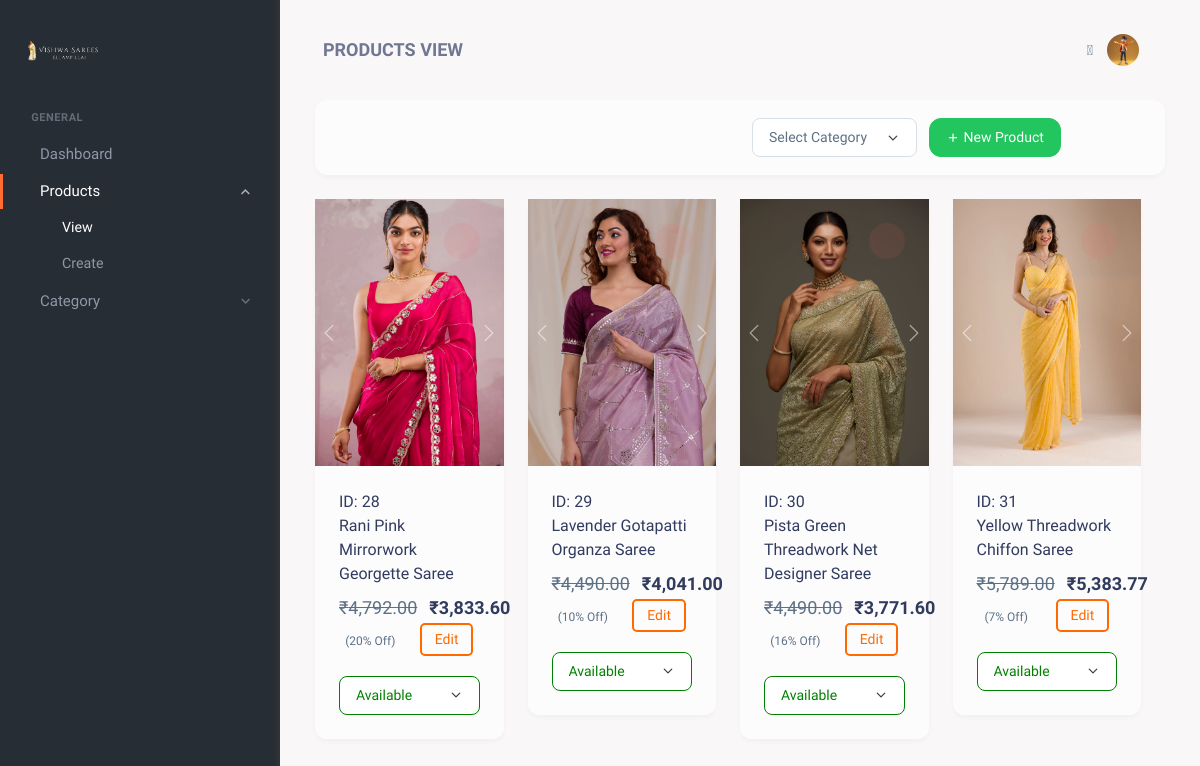
Page /admin/view_product.php (signed in) on the earlier database version.
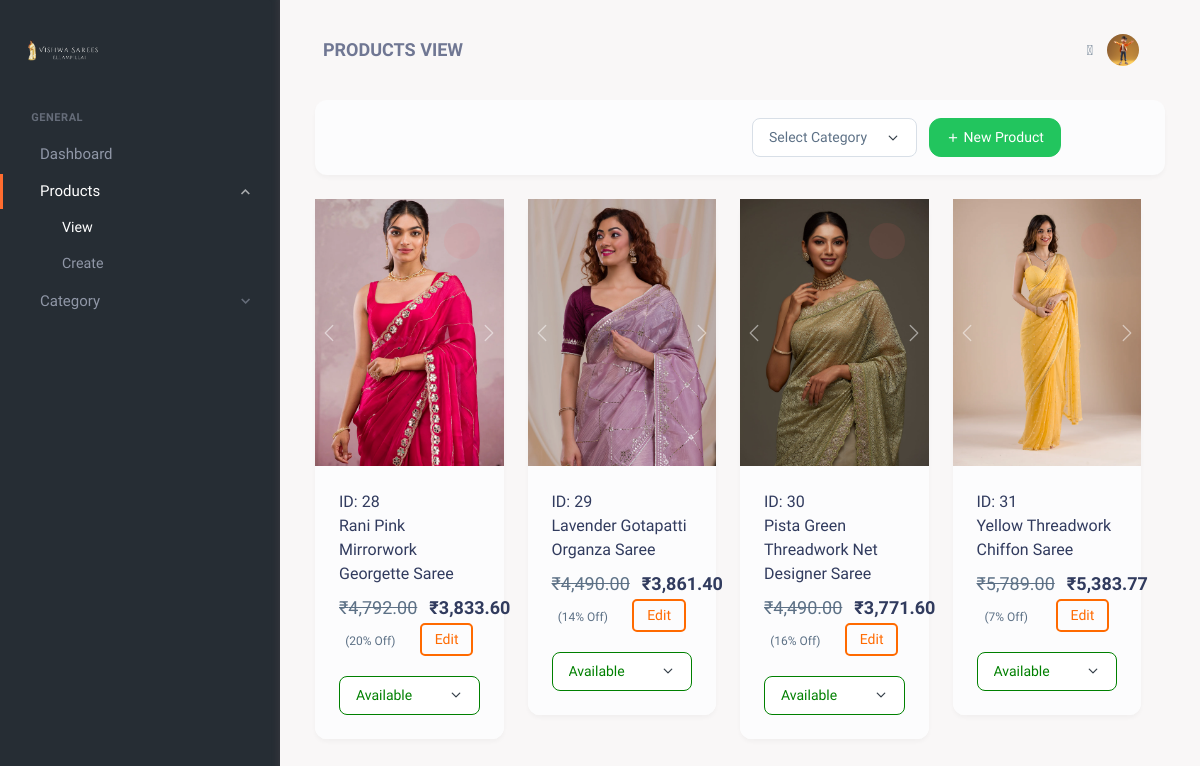
Same page on the later database version.
### tables this page shows
CREATE TABLE `product` (
  `Product_id` int(11) NOT NULL,
  `Name` text NOT NULL,
  `Description` text NOT NULL,
  `Price` int(11) NOT NULL,
  `w_data` text NOT NULL,
  `discount_p` int(11) NOT NULL,
  `Img_filename1` text NOT NULL,
  `Img_filename2` text NOT NULL,
  `Img_filename3` text NOT NULL,
  `Img_filename4` text NOT NULL,
  `Img_filename5` text NOT NULL,
  `Img_filename6` text NOT NULL,
  `Category` varchar(30) NOT NULL,
  `Availability` varchar(30) NOT NULL
);

### admin/view_product.php (the view, shortened to what this page needs)
<?php
include('connection.php');
$product_query = "SELECT Product_id, Name, Availability, Price, discount_p, Img_filename1, Img_filename2, Img_filename3, Category FROM product";
$product_result = mysqli_query($conn, $product_query);
$filter = "";
?>
<!DOCTYPE html>
<html lang="en">
<head>
  <link href="https://cdn.jsdelivr.net/npm/bootstrap@5.3.0/dist/css/bootstrap.min.css" rel="stylesheet">
    <link href="https://cdnjs.cloudflare.com/ajax/libs/font-awesome/6.0.0/css/all.min.css" rel="stylesheet">
     <link href="assets/css/vendor.min.css" rel="stylesheet" type="text/css" />
     <link href="assets/css/icons.min.css" rel="stylesheet" type="text/css" />
     <link href="assets/css/app.min.css" rel="stylesheet" type="text/css" />
         <link href="./cssadmin/all.css" rel="stylesheet" type="text/css" />
</head>
<body>
     <div class="wrapper">
        <header class="topbar">
            <div class="container-fluid">
                <div class="navbar-header">
                    <div class="d-flex align-items-center">
                        <div class="topbar-item">
                            <h4 class="fw-bold topbar-button pe-none text-uppercase mb-0">Products View</h4>
                        </div>
                    </div>
                    <div class="d-flex align-items-center gap-1">
                        <div class="topbar-item">
                            <button type="button" class="topbar-button" id="light-dark-mode">
                            </button>
                        </div>
                        <div id="notification" class="notification">
                            <i class="fas fa-check-circle"></i> <span id="notificationText"></span>
                        </div>
                        <div class="dropdown topbar-item">
                            <a type="button" class="topbar-button" id="page-header-user-dropdown" data-bs-toggle="dropdown"
                                aria-haspopup="true" aria-expanded="false">
                                <span class="d-flex align-items-center">
                                    <img class="rounded-circle" width="32" src="../images/icons/3.jpg" alt="avatar-3">
                                </span>
                            </a>
                        </div>
                    </div>
                </div>
            </div>
        </header>
        <div class="main-nav">
            <div class="logo-box">
                <a href="./dashboard.php" class="logo-light">
                    <img src="../images/icons/logo11.png" class="logo-lg" alt="logo light">
                </a>
            </div>
            <button type="button" class="button-sm-hover" aria-label="Show Full Sidebar">
                <iconify-icon icon="solar:double-alt-arrow-right-bold-duotone" class="button-sm-hover-icon"></iconify-icon>
            </button>
            <div class="scrollbar" data-simplebar>
                <ul class="navbar-nav" id="navbar-nav">
                    <li class="menu-title">General</li>
                    <li class="nav-item">
                        <a class="nav-link" href="./dashboard.php">
                            <span class="nav-text"> Dashboard </span>
                        </a>
                    </li>
                    <li class="nav-item">
                        <a class="nav-link menu-arrow" href="#sidebarProducts" data-bs-toggle="collapse" role="button"
                            aria-expanded="false" aria-controls="sidebarProducts">
                            <span class="nav-text"> Products </span>
                        </a>
                        <div class="collapse" id="sidebarProducts">
                            <ul class="nav sub-navbar-nav">
                                <li class="sub-nav-item">
                                    <a class="sub-nav-link" href="./view_product.php">View</a>
                                </li>
                                <li class="sub-nav-item">
                                    <a class="sub-nav-link" href="create_product.php">Create</a>
                                </li>
                            </ul>
                        </div>
                    </li>
                    <li class="nav-item">
                        <a class="nav-link menu-arrow" href="#sidebarCategory" data-bs-toggle="collapse" role="button"
                            aria-expanded="false" aria-controls="sidebarCategory">
                            <span class="nav-text"> Category </span>
                        </a>
                </ul>
            </div>
        </div>
          <div class="page-content">
               <div class="container-xxl">
                    <div class="row">
                         <div class="col-lg-12">
                              <div class="card bg-light-subtle">
                                   <div class="card-header border-0">
                                        <div class="row justify-content-between align-items-center">
                                             <div class="col-lg-6">
                                                  <div class="text-md-end mt-3 mt-md-0 w-100  d-end  d-flex">
                                                               <div class="filter-dropdown "><div class=". "></div>
                                                                         <form action="" method="GET">
                                                                           <select class="form-select" name="filter" onchange="this.form.submit()">
                                                                                 <option value=""><?php echo $filter ? $filter : 'Select Category'; ?></option>
                                                                    </select>
                                                                         </form>
                                                                           </div>
                                                       <a href="./create_product.php" class="btn btn-success me-1 mx-2"><i class="bx bx-plus"></i> New Product</a>
                                                  </div>
                                             </div>
                                        </div>
                                   </div>
                              </div>
                              <div class="row">
                              <?php if (mysqli_num_rows($product_result) > 0): ?>
        <div class="row">
            <?php while ($product = mysqli_fetch_assoc($product_result)): ?>
                    <?php
                    $discountPercentage = $product['discount_p'];
                    $originalPrice = $product['Price'];
                    $discountedPrice = $originalPrice * (1 - $discountPercentage / 100);
                    ?>
                     <div class="col-sm-6 col-md-3 col-lg-3 col-xxl-2 ">
                        <div class="card">
                            <div id="carouselExampleControls_<?php echo $product['Product_id']; ?>" class="carousel slide" data-ride="carousel">
                                <div class="carousel-inner">
                                    <div class="carousel-item active" data-bs-interval="2000">
                                        <img class="d-block w-100" src="../images/product/<?php echo $product['Img_filename1']; ?>" alt="<?php echo htmlspecialchars($product['Name']); ?>">
                                    </div>
                                </div>
                                <button class="carousel-control-prev" type="button" data-bs-target="#carouselExampleControls_<?php echo $product['Product_id']; ?>" data-bs-slide="prev">
                                    <span class="carousel-control-prev-icon" aria-hidden="true"></span>
                                </button>
                                <button class="carousel-control-next" type="button" data-bs-target="#carouselExampleControls_<?php echo $product['Product_id']; ?>" data-bs-slide="next">
                                    <span class="carousel-control-next-icon" aria-hidden="true"></span>
                                </button>
                            </div>
                            <div class="card-body bg-light-subtle rounded-bottom">
                                <a class="text-dark fw-medium fs-16">ID: <?php echo htmlspecialchars($product['Product_id']); ?></a><br>
                                <a class="text-dark fw-medium fs-16" style="text-transform: capitalize;"><?php echo htmlspecialchars($product['Name']); ?></a>
                                <h4 class="fw-semibold text-dark mt-2 d-flex align-items-center gap-2">
                                    <span class="text-muted text-decoration-line-through">₹<?php echo number_format($originalPrice, 2); ?></span>
                                    ₹<?php echo number_format($discountedPrice, 2); ?>
                                </h4>
                                <div class="d-flex gap-2 w-100 justify-content-around align-items-center">
                                        <div class="dropdown">
                                        <a class="text-dark fw-medium fs-16"><small class="text-muted"> (<?php echo $discountPercentage; ?>% Off)</small></a>
                                        </div>
                                        <div class="dropdown">
                                                <a class="sub-nav-link" class="btn btn-soft-primary border border-primary-subtle"
                                                style="border: 2px solid rgb(255, 106, 0); padding:0.4rem 0.8rem; border-radius:5px; color:  rgb(255, 106, 0);"  href="edit_product.php?id=<?php echo $product['Product_id']; ?>">Edit</a>
                                        </div>
                                    </div>
                                <div class="mt-3">
                                    <div class="d-flex gap-2">
                                        <select class="form-select form-status status-dropdown"
                                                data-product-id="<?php echo $product['Product_id']; ?>">
                                            <option value="Available" <?php if ($product['Availability'] == 'Available')
                                                echo 'selected'; ?>>Available</option>
                                        </select>
                                    </div>
                                </div>
                            </div>
                            <span class="position-absolute top-0 end-0 p-3">
                                 <button type="button" class="delete-btn btn btn-soft-danger avatar-sm d-inline-flex align-items-center justify-content-center fs-20 rounded-circle"
                data-product-id="<?php echo $product['Product_id']; ?>"
                data-product-name="<?php echo htmlspecialchars($product['Name']); ?>"
                data-product-image="<?php echo htmlspecialchars($product['Img_filename1']); ?>">
        </button>
                            </span>
                        </div>
                    </div>
            <?php endwhile; ?>
        </div>
<?php else: ?>
        <div class="no-product-row">
            <p>No products available</p>
        </div>
<?php endif; ?>
                              </div>
                         </div>
                    </div>
               </div>
          </div>
     </div>
</body>
</html>

### admin/cssadmin/all.css (style rules this page uses)
* { font-family: "K2D", sans-serif !important; font-weight: 300; font-style: normal; }

### admin/view_product.php (style rules this page uses)
.available { border-color: green !important; color: green !important; }

Differences in the rows shown:
changed product "Lavender Gotapatti Organza Saree": discountedPrice "4,041.00" → "3,861.40"; discount_p "10" → "14"
